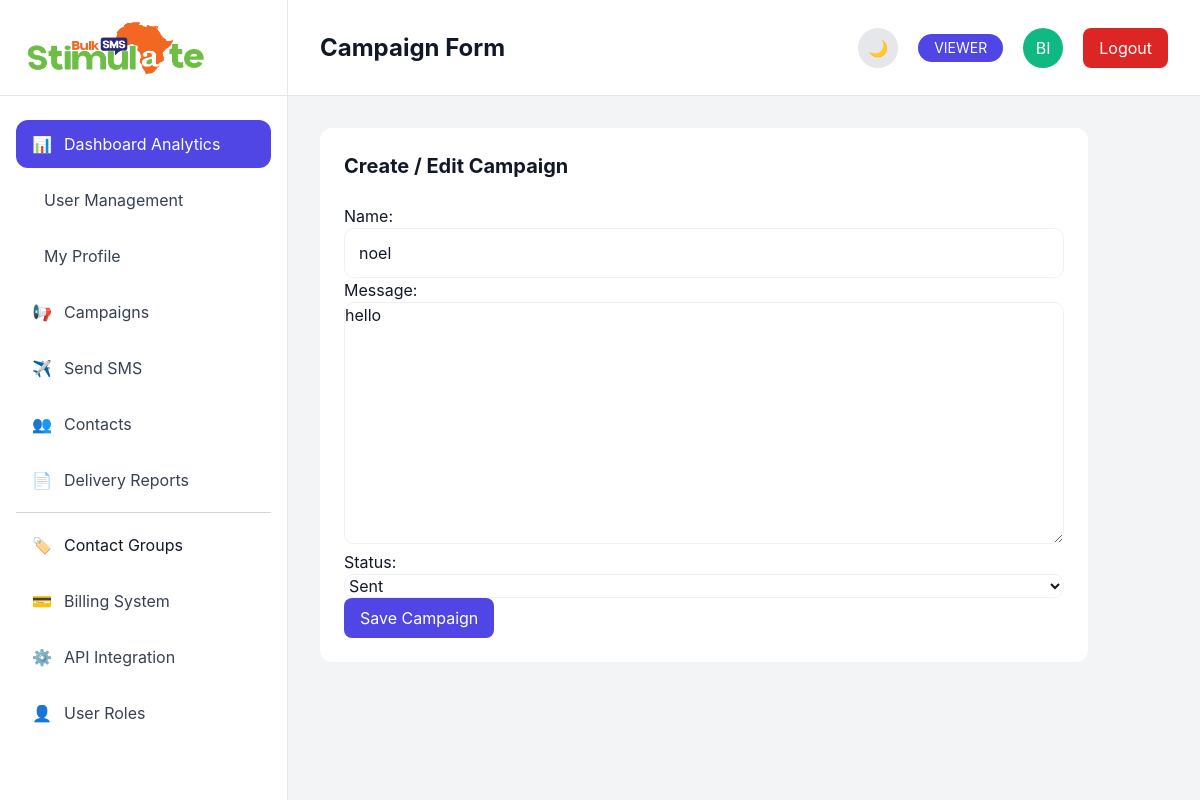
The app's page /campaigns/2/edit/ (signed in) with its own data.
### accounts/models.py (models this page shows, shortened)
class User(AbstractUser):
    ROLE_CHOICES = [
        ('SUPER_ADMIN', 'Super Admin'),
        ('ADMIN', 'Admin'),
        ('MANAGER', 'Manager'),
        ('OPERATOR', 'Operator'),
        ('VIEWER', 'Viewer'),
    ]
    role = models.CharField(
        max_length=20,
        choices=ROLE_CHOICES,
        default='VIEWER'
    )
    phone = models.CharField(
        max_length=20,
        blank=True
    )
    avatar = models.ImageField(
        upload_to='avatars/',
        blank=True,
        null=True
    )
    created_at = models.DateTimeField(
        auto_now_add=True
    )
    updated_at = models.DateTimeField(
        auto_now=True
    )

### campaigns/models.py (models this page shows, shortened)
class Campaign(models.Model):
    STATUS_CHOICES = [
        ('draft', 'Draft'),
        ('scheduled', 'Scheduled'),
        ('sent', 'Sent'),
    ]
    name = models.CharField(
        max_length=255
    )
    message = models.TextField()
    target_groups = models.ManyToManyField(
        ContactGroup,
        blank=True
    )
    status = models.CharField(
        max_length=20,
        choices=STATUS_CHOICES,
        default='draft'
    )
    created_at = models.DateTimeField(
        auto_now_add=True
    )
    updated_at = models.DateTimeField(
        auto_now=True
    )

### campaigns/views.py (the view)
@login_required
def campaign_update(request, pk):
    campaign = get_object_or_404(Campaign, pk=pk)
    if request.method == "POST":
        form = CampaignForm(
            request.POST,
            instance=campaign,
        )
        if form.is_valid():
            form.save()
            return redirect("campaigns:campaign_list")
    else:
        form = CampaignForm(instance=campaign)
    return render(
        request,
        "campaigns/campaign_form.html",
        {"form": form},
    )

### campaigns/forms.py
class CampaignForm(forms.ModelForm):
    class Meta:
        model = Campaign
        fields = [
            "name",
            "message",
            "status",
        ]

### templates/campaigns/campaign_form.html (shortened to what this page needs)
{% extends 'base.html' %}
{% block page_title %}
Campaign Form
{% endblock %}
{% block content %}
<div class="bg-white dark:bg-[#172033] rounded-xl p-6 max-w-3xl">
    <h2 class="text-xl font-bold mb-6">
        Create / Edit Campaign
    </h2>
    <form method="post">
        {{ form.as_p }}
        <button
            type="submit"
            class="
                bg-primary
                text-white
                px-4
                py-2
                rounded-lg
            "
        >
            Save Campaign
        </button>
    </form>
</div>
{% endblock %}

### templates/base.html (shortened to what this page needs)
{% load static %}
<!DOCTYPE html>
<html lang="en">
<head>
    <script src="https://cdn.tailwindcss.com"></script>
    <link rel="stylesheet" href="https://cdnjs.cloudflare.com/ajax/libs/font-awesome/6.4.0/css/all.min.css">
    <link rel="stylesheet" href="{% static 'css/style.css' %}">
</head>
<body
    x-data="{
        darkMode: localStorage.getItem('darkMode') === 'true'
    }"
    x-init="
        darkMode
        ? document.documentElement.classList.add('dark')
        : document.documentElement.classList.remove('dark')
    "
    :class="{ 'dark': darkMode }"
    class="
        bg-gray-100 dark:bg-[#0B1120]
        text-gray-900 dark:text-white
        transition-colors duration-300
    "
>
    <div class="flex h-screen overflow-hidden">
        {% if request.user.is_authenticated %}
        <aside class="
            w-72
            border-r
            flex
            flex-col
            bg-white dark:bg-[#172033]
            border-gray-200 dark:border-gray-800
            transition-colors duration-300
        ">
            <div class="
                h-24
                flex
                items-center
                px-6
                border-b
                border-gray-200 dark:border-gray-800
            ">
                <img
                    src="{% static 'images/logo.png' %}"
                    class="h-14"
                    alt="Stimulate Logo"
                >
            </div>
            <nav class="
                flex-1
                px-4
                py-6
                overflow-y-auto
                sidebar-scroll
            ">
                <ul class="space-y-2">
                    <li>
                        <a href="{% url 'dashboard' %}"
                            class="
                                flex
                                items-center
                                gap-3
                                px-4
                                py-3
                                rounded-xl
                                bg-primary
                                text-white
                            ">
                            <span>📊</span>
                            Dashboard Analytics
                        </a>
                    </li>
  <li>
                        <a href="{% url 'accounts:user_list' %}"
                            class="
                                flex
                                items-center
                                gap-3
                                px-4
                                py-3
                                rounded-xl
                                text-gray-700 dark:text-gray-200
                                hover:bg-gray-100 dark:hover:bg-gray-700
                                hover:text-primary
                                transition
                            ">
    User Management
</a>
 </li>
    <li>
                        <a href="{% url 'accounts:profile' %}"
                            class="
                                flex
                                items-center
                                gap-3
                                px-4
                                py-3
                                rounded-xl
                                text-gray-700 dark:text-gray-200
                                hover:bg-gray-100 dark:hover:bg-gray-700
                                hover:text-primary
                                transition
                            ">
                            My Profile
                       </a>
                       </li>
                    <li>
                        <a href="{% url 'campaigns:campaign_list' %}"
                            class="
                                flex
                                items-center
                                gap-3
                                px-4
                                py-3
                                rounded-xl
                                text-gray-700 dark:text-gray-200
                                hover:bg-gray-100 dark:hover:bg-gray-700
                                hover:text-primary
                                transition
                            ">
                            <span>📢</span>
                            Campaigns
                        </a>
                    </li>
                    <li>
                        <a href="{% url 'sms:send_sms' %}"
                            class="
                                flex
                                items-center
                                gap-3
                                px-4
                                py-3
                                rounded-xl
                                text-gray-700 dark:text-gray-200
                                hover:bg-gray-100 dark:hover:bg-gray-700
                                hover:text-primary
                                transition
                            ">
                            <span>✈️</span>
                            Send SMS
                        </a>
                    </li>
                    <li>
                        <a href="{% url 'contacts:contact_list' %}"
                            class="
                                flex
                                items-center
                                gap-3
                                px-4
                                py-3
                                rounded-xl
                                text-gray-700 dark:text-gray-200
                                hover:bg-gray-100 dark:hover:bg-gray-700
                                hover:text-primary
                                transition
                            ">
                            <span>👥</span>
                            Contacts
                        </a>
                    </li>
                    <li>
                        <a href="{% url 'reports:reports_dashboard' %}"
                            class="
                                flex
                                items-center
                                gap-3
                                px-4
                                py-3
                                rounded-xl
                                text-gray-700 dark:text-gray-200
                                hover:bg-gray-100 dark:hover:bg-gray-700
                                hover:text-primary
                                transition
                            ">
                            <span>📄</span>
                            Delivery Reports
                        </a>
                    </li>
                    <hr class="border-gray-300 dark:border-gray-700 my-4">
                    <li>
    <a
        href="{% url 'contacts:group_list' %}"
        class="
            flex
            items-center
            gap-3
            px-4
            py-3
            rounded-xl
        "
    >
        <span>🏷️</span>
        Contact Groups
    </a>
</li>
                    <li>
                        <a href="#"
                            class="
                                flex
                                items-center
                                gap-3
                                px-4
                                py-3
                                rounded-xl
                                text-gray-700 dark:text-gray-200
                                hover:bg-gray-100 dark:hover:bg-gray-700
                                hover:text-primary
                                transition
                            ">
                            <span>💳</span>
                            Billing System
                        </a>
                    </li>
                    <li>
                        <a href="#"
                            class="
                                flex
                                items-center
                                gap-3
                                px-4
                                py-3
                                rounded-xl
                                text-gray-700 dark:text-gray-200
                                hover:bg-gray-100 dark:hover:bg-gray-700
                                hover:text-primary
                                transition
                            ">
                            <span>⚙️</span>
                            API Integration
                        </a>
                    </li>
                    <li>
                        <a href="#"
                            class="
                                flex
                                items-center
                                gap-3
                                px-4
                                py-3
                                rounded-xl
                                text-gray-700 dark:text-gray-200
                                hover:bg-gray-100 dark:hover:bg-gray-700
                                hover:text-primary
                                transition
                            ">
                            <span>👤</span>
                            User Roles
                        </a>
                    </li>
                </ul>
            </nav>
        </aside>
{% endif %}
        <div class="flex-1 flex flex-col overflow-hidden">
            <header class="
                h-24
                px-8
                flex
                items-center
                justify-between
                border-b
                bg-white dark:bg-[#172033]
                border-gray-200 dark:border-gray-800
                transition-colors duration-300
            ">
                <div>
                    <h1 class="
                        text-2xl
                        font-bold
                        text-gray-900 dark:text-white
                    ">
                        {% block page_title %}{% endblock %}
                    </h1>
                </div>
                {% if request.user.is_authenticated %}
<div class="flex items-center gap-5">
                    <button
                        @click="
                            darkMode = !darkMode;
                            localStorage.setItem('darkMode', darkMode);
                            darkMode
                            ? document.documentElement.classList.add('dark')
                            : document.documentElement.classList.remove('dark');
                        "
                        class="
                            w-10
                            h-10
                            rounded-full
                            bg-gray-200 dark:bg-gray-700
                            flex
                            items-center
                            justify-center
                            hover:scale-110
                            transition
                        "
                    >
                        <span x-show="!darkMode">🌙</span>
                    </button>
                    <span class="
                        bg-primary
                        text-white
                        px-4
                        py-1
                        rounded-full
                        text-sm
                    ">
                      {{ request.user.role }}
                    </span>
                    <div class="
                        w-10
                        h-10
                        rounded-full
                        bg-secondary
                        flex
                        items-center
                        justify-center
                        text-white
                    ">
                       {{ request.user.username|slice:":2"|upper }}
                    </div>
<a
    href="{% url 'accounts:logout' %}"
    class="
        px-4
        py-2
        rounded-lg
        bg-red-600
        text-white
        hover:bg-red-700
        transition
    "
>
    Logout
</a>
               </div>
            {% endif %}
            </header>
            <main
                class="
                    flex-1
                    overflow-y-auto
                    p-8
                    bg-gray-100 dark:bg-[#0B1120]
                    text-gray-900 dark:text-white
                    transition-colors duration-300
                "
            >
                {% block content %}
                {% endblock %}
            </main>
        </div>
    </div>
</head>
<body>
</html>

### static/css/style.css (style rules this page uses)
:root { --bg: #f4f6f9; --surface: #ffffff; --muted: #6b7280; --text: #111827; --primary: #4F46E5; --primary-700: #4338ca; --secondary: #10B981; --card-shadow: 0 6px 18px rgba(15,23,42,0.06); --radius: 12px; }
body { margin:0; background:var(--bg); color:var(--text); font-family: Inter, ui-sans-serif, system-ui, -apple-system, "Segoe UI", Roboto, "Helvetica Neue", Arial; -webkit-font-smoothing:antialiased; -moz-osx-font-smoothing:grayscale; transition: background-color .25s ease, color .25s ease; }
input[type="text"], input[type="email"], input[type="password"], select, textarea { width:100%;padding:12px 14px;border-radius:10px;border:1px solid rgba(15,23,42,0.06);background:transparent;color:var(--text);outline:none;transition:border-color .15s ease, box-shadow .15s ease }
.rounded-lg { border-radius:14px }

### records on screen
User: user.role "VIEWER", user.username "BI"
Campaign: name "noel", message "hello", status "Sent"
